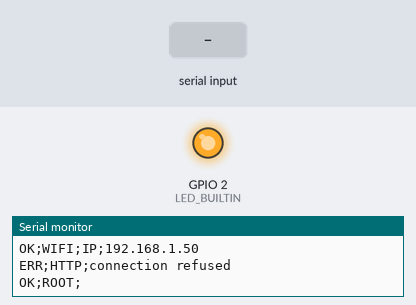
A sketch run on a simulated ESP8266 (Wemos D1 mini). Shown: output pins drawn as LEDs (lit = HIGH, except the on-board LED, lit = LOW), the last lines printed to the serial monitor. The inputs (shaded band) are chosen by the test bench. WiFi joins after 1.5 s; servers stay silent unless stated; uploads are accepted with an empty reply.

Above: at 2.9 s.
3.0 s: "UPLOAD:\n" received over Serial
At 3.1 s:
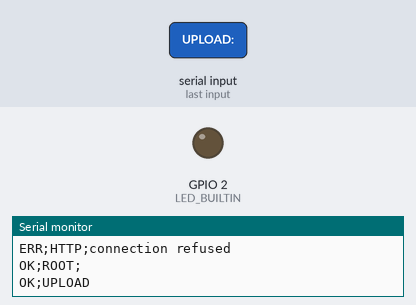
4.7 s: "ph;1\n" received over Serial
Timing chart, 0 to 7.7 s (numbered marks = the images above; inputs shaded):
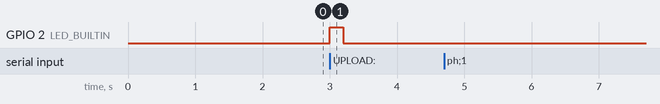

The sketch:

D1Mini.ino
```cpp
#include <ESP8266WiFi.h>
#include <WiFiManager.h>
#include <ESP8266HTTPClient.h>

const char* serverUrl = "http://api.xiaozhou233.cn/";
const char* TOKEN = "mE7yG0kI";

char buffer[128];
uint8_t idx = 0;

/* ================= WIFI ================= */
void setup() {
  Serial.begin(115200);

  pinMode(LED_BUILTIN, OUTPUT);

  WiFiManager wm;
  if (!wm.autoConnect("ESP8266-Setup")) {
    Serial.println("ERR;WIFI");
    return;
  }

  Serial.print("OK;WIFI;IP;");
  Serial.println(WiFi.localIP());

  http_get_root();
}

/* ================= LOOP ================= */
void loop() {
  while (Serial.available()) {
    char c = Serial.read();

    if (c == '\n') {
      buffer[idx] = '\0';
      handleLine(buffer);
      idx = 0;
    } else if (idx < sizeof(buffer) - 1) {
      buffer[idx++] = c;
    }
  }
}

/* ================= SERIAL PARSER ================= */
void handleLine(char *line) {
  digitalWrite(LED_BUILTIN, HIGH);
  if (strncmp(line, "UPLOAD:", 7) == 0) {
    parseUpload(line + 7);
  } else {
    Serial.println("ERR;CMD");
  }
  digitalWrite(LED_BUILTIN, LOW);
}

/* ================= DATA PARSER ================= */
void parseUpload(char *data) {
  double ph = 0, tds = 0, turbidity = 0;

  char *p = strtok(data, ";");

  while (p) {
    char *eq = strchr(p, '=');
    if (eq) {
      *eq = '\0';
      const char *key = p;
      const char *val = eq + 1;

      if (!strcmp(key, "ph")) ph = atof(val);
      else if (!strcmp(key, "tds")) tds = atof(val);
      else if (!strcmp(key, "turbidity")) turbidity = atof(val);
    }
    p = strtok(NULL, ";");
  }

  upload_data(ph, tds, turbidity);
}

/* ================= HTTP CORE ================= */
bool http_get(const String& url, String* resp = nullptr) {
  if (WiFi.status() != WL_CONNECTED) {
    Serial.println("ERR;WIFI");
    return false;
  }

  WiFiClient client;
  HTTPClient http;

  http.begin(client, url);
  int code = http.GET();

  if (code <= 0) {
    Serial.print("ERR;HTTP;");
    Serial.println(http.errorToString(code));
    http.end();
    return false;
  }

  if (resp) *resp = http.getString();

  Serial.print("OK;HTTP;");
  Serial.println(code);

  http.end();
  return true;
}

/* ================= ROOT REQUEST ================= */
void http_get_root() {
  String resp;
  http_get(String(serverUrl), &resp);

  Serial.print("OK;ROOT;");
  Serial.println(resp);
}

/* ================= DATA UPLOAD ================= */
void upload_data(double ph, double tds, double turbidity) {
  String url = String(serverUrl) + "data/upload?"
             + "ph=" + String(ph, 2)
             + "&tds=" + String(tds, 2)
             + "&turbidity=" + String(turbidity, 2)
             + "&token=" + TOKEN;

  Serial.println("OK;UPLOAD");

  String resp;
  if (http_get(url, &resp)) {
    Serial.print("OK;RESP;");
    Serial.println(resp);
  }
}
```

Measured:
- after the input at 3.0 s, GPIO 2 (LED_BUILTIN): LOW → HIGH at once, → LOW 0.20 s later
